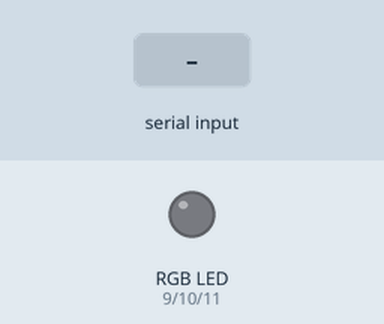
The sketch below on a simulated Arduino Uno, built with avr-gcc and run on an emulated ATmega328P. Shown: an RGB LED mixed from three pins (HIGH = lit). The test bench sets the inputs (shaded band).

Above: at 1.2 s.
1.3 s: byte 30 received over Serial
At 2.0 s:
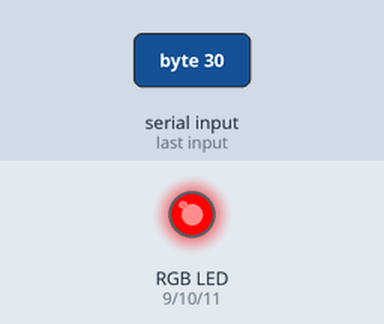
2.8 s: byte 120 received over Serial
At 3.2 s:
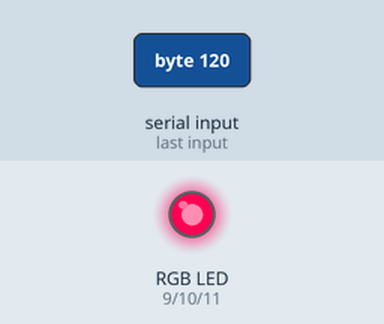
Timing chart, 0 to 5.8 s (numbered marks = the images above; inputs shaded):
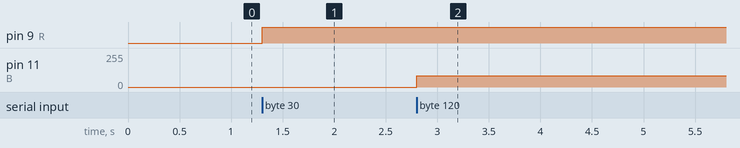

The sketch:

VB_RGB.ino
```cpp
int R =  9;
int G = 10;
int B = 11;
void setup() {
  // put your setup code here, to run once:
  Serial.begin(9600);
  pinMode(R,OUTPUT);
  pinMode(G,OUTPUT);
  pinMode(B,OUTPUT);
}

void loop() {
  if (Serial.available()>0){
    int comando = Serial.read()-97;

    if (comando <=9)
      analogWrite(R,map(comando,0,9,0,255));

    if (comando >=10 && comando<=19)
      analogWrite(G,map(comando,10,19,0,255));

    if (comando >=20)
      analogWrite(B,map(comando,20,29,0,255));
  }
}
```

Measured:
- after the input at 1.3 s, pin 9 (R): LOW → HIGH at once
- after the input at 2.8 s, pin 11 (B): 0/255 → 85/255 at once
